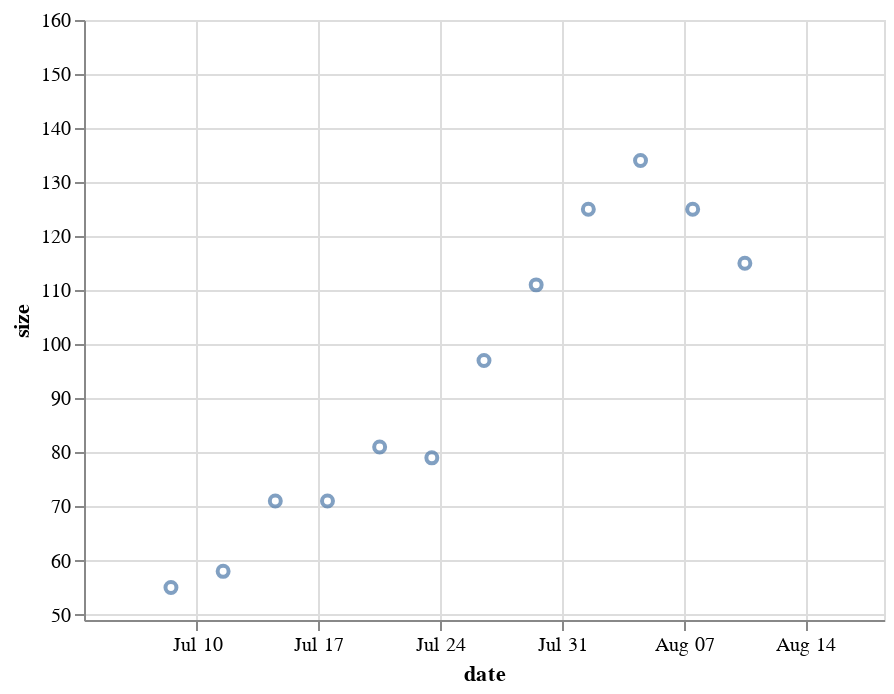

This figure's notebook cell:
### Code cell
import random
d = datetime.datetime.now()
start = d + datetime.timedelta(days=-5)
ds =[]
sizes =[]
for i in range(12):
    ds.append(d)
    sizes.append(random.randint(50+i*5,55+i*10))
    d += datetime.timedelta(days=3)
df2 = pd.DataFrame({"date":ds, "size":sizes})
end= d+ datetime.timedelta(days=+5)
domain = [start.isoformat(),end.isoformat()]

max_size = int(df2["size"].max() * 1.2)
min_size = int(df2["size"].min() * 0.9)

alt.Chart(df2).mark_point().encode(
        x=alt.X("date", scale=alt.Scale(domain=domain)),
        y=alt.Y("size", scale=alt.Scale(domain=[min_size, max_size]))
).interactive()

### Figure 1 — Vega-Lite specification as saved in the notebook (floating-point values rounded to 4 significant figures)
{"config": {"view": {"continuousWidth": 400, "continuousHeight": 300}}, "data": {"name": "data-7da4ccd93fd8ee593d35c568f95dde5b"}, "mark": "point", "encoding": {"x": {"field": "date", "scale": {"domain": ["2022-07-03T12:24:37.527502", "2022-08-18T12:24:37.527502"]}, "type": "temporal"}, "y": {"field": "size", "scale": {"domain": [49, 160]}, "type": "quantitative"}}, "selection": {"selector031": {"type": "interval", "bind": "scales", "encodings": ["x", "y"]}}, "$schema": "https://vega.github.io/schema/vega-lite/v4.17.0.json", "datasets": {"data-7da4ccd93fd8ee593d35c568f95dde5b": [{"date": "2022-07-08T12:24:37.527502", "size": 55}, {"date": "2022-07-11T12:24:37.527502", "size": 58}, {"date": "2022-07-14T12:24:37.527502", "size": 71}, {"date": "2022-07-17T12:24:37.527502", "size": 71}, {"date": "2022-07-20T12:24:37.527502", "size": 81}, {"date": "2022-07-23T12:24:37.527502", "size": 79}, {"date": "2022-07-26T12:24:37.527502", "size": 97}, {"date": "2022-07-29T12:24:37.527502", "size": 111}, {"date": "2022-08-01T12:24:37.527502", "size": 125}, {"date": "2022-08-04T12:24:37.527502", "size": 134}, {"date": "2022-08-07T12:24:37.527502", "size": 125}, {"date": "2022-08-10T12:24:37.527502", "size": 115}]}}
